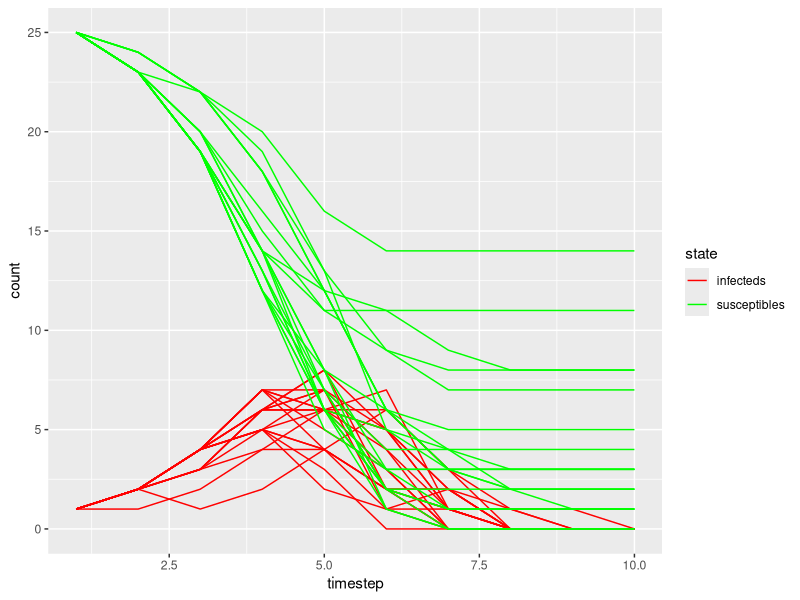
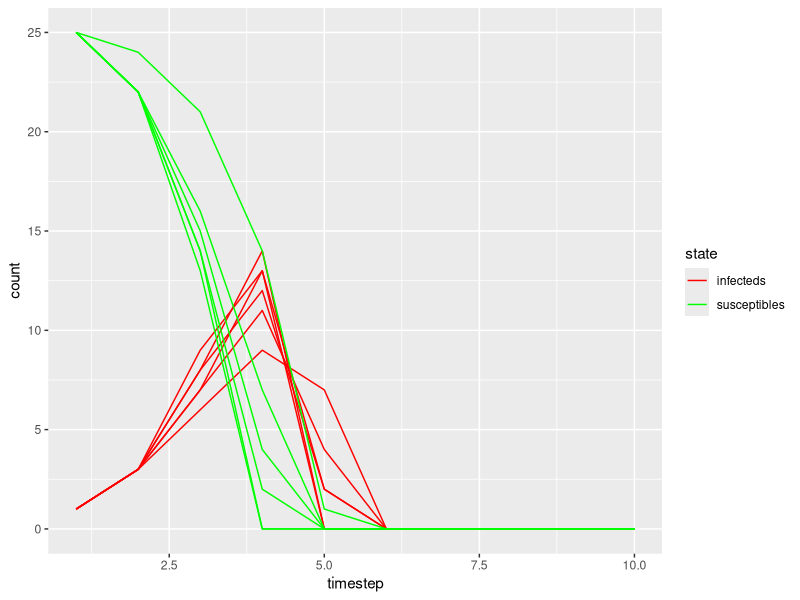
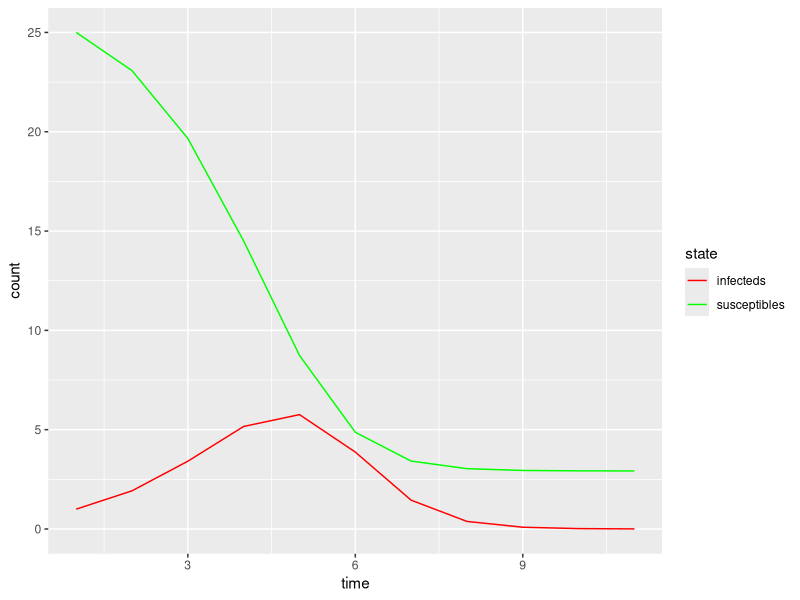
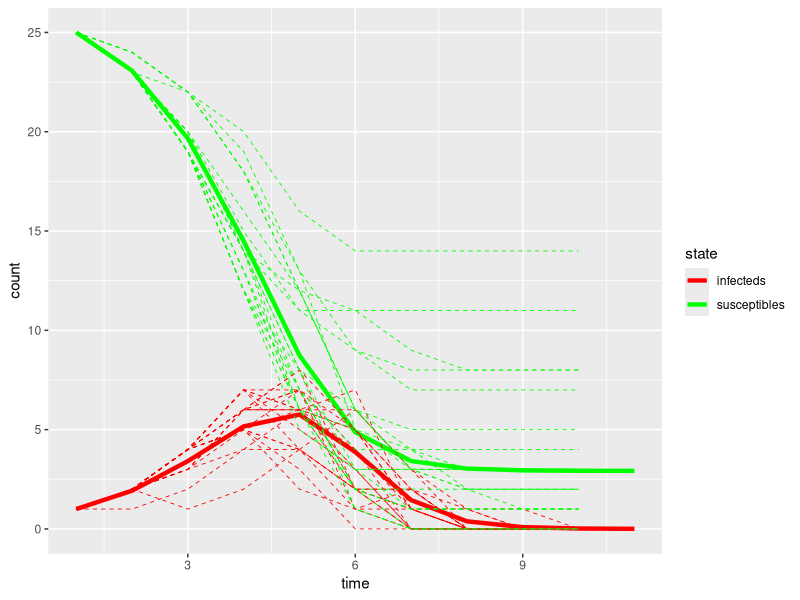
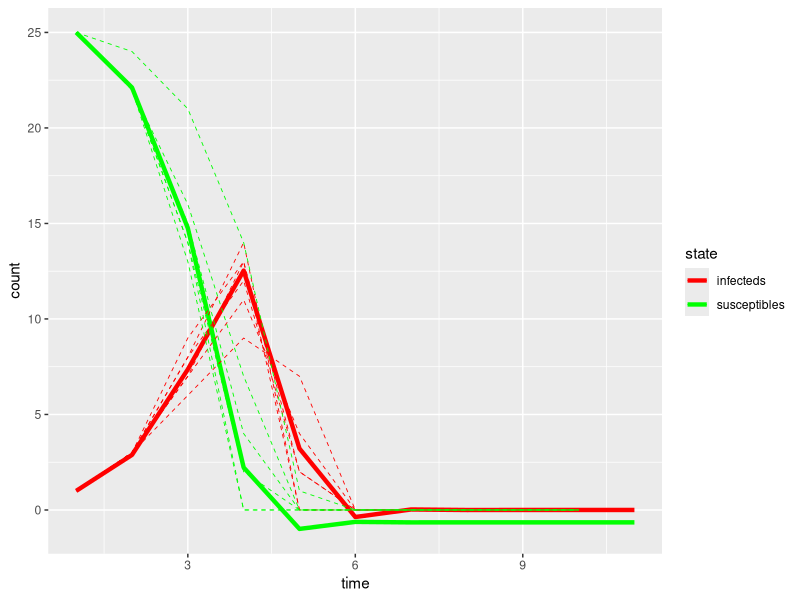
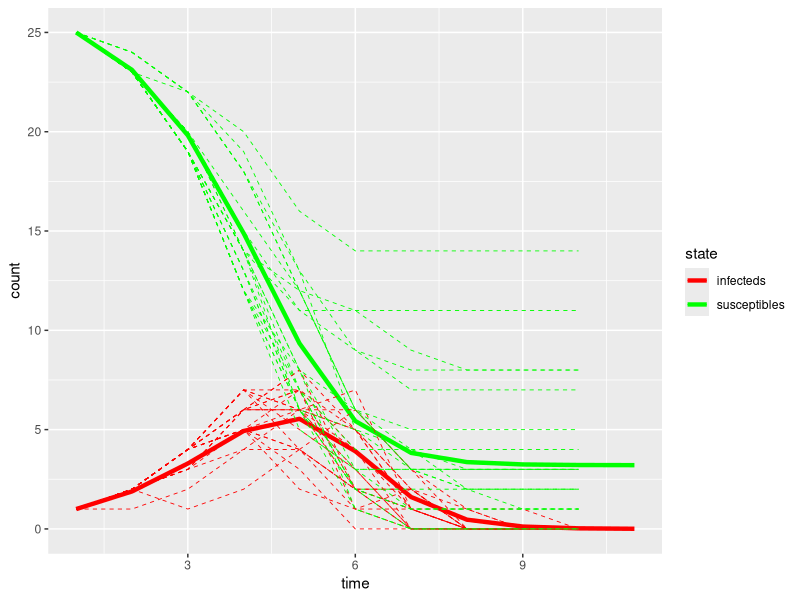

Write R code to recreate these figures, in order.
## Epidemic Cards Tutorial: computer exercise
## E2M2: Ecological and Epidemiological Modeling in Madagascar

## Sophia Horigan, 2022
## from Cara Brook

## By now, you've been exposed to some of the variety of model
## types used to understand infectious disease data. We'll now work
## with a few of those forms to explain our own data.

## By the end of this tutorial, you should be able to:
##
##  * Make a simple SIR model in discrete time.
##  * Visualize data from a time series of Infected and Susceptible case counts
##  * Fit a simple SIR model (i.e. estimate the transmission parameter) with 
##    logistic regression techniques.

library(plyr)
library(ggplot2)
library(dplyr)

rm(list=ls())
######################################################################
## Part 1: Visualizing your data

## Earlier, you played an epidemic card game and generated several time
## series of infecteds and susceptibles. Let's take a look at these data.

## (1) Import .csv file 
dat <-  read.csv("Epidemic_Cards.csv", header=T)

## (2) Take a look at the form of the dataset
head(dat)

## (3) Select a subset of these data, choosing just those with R0 value = 2 and name that object "dat.R0"
dat.R0 <- subset(dat, R0==2)
head(dat.R0)

## (4) Next,  define the length of our time series. Make a vector titled "time" that is the length of 
## the longest timestep in your dataset.
max(dat.R0$timestep)
time = seq(1,10,1)
time = 1:10


## Look at the vector:
time

## (5) Now, define a variable called "N" that equals your population size
N=26


## (5) Using your data, plot Infecteds over time, with a different line for each trial.
## Color all the Infecteds lines as red.
head(dat.R0)

# Because Cara likes ggplot, she wrote this code to convert the dataset into a form 
# that was better suited for plotting in ggplot

dat.R0.infecteds = dplyr::select(dat.R0, timestep, infecteds, trial, R0) #grab just the infecteds column
dat.R0.susceptibles = dplyr::select(dat.R0, timestep, susceptibles, trial, R0) # grab just the susceptibles column
dat.R0.infecteds$state <- "infecteds" #label
dat.R0.susceptibles$state <- "susceptibles" #label

names(dat.R0.infecteds) <- names(dat.R0.susceptibles) <- c("timestep", "count", "trial", "R0", "state") #make both datasets with the same names
dat.R0.new <- rbind(dat.R0.infecteds, dat.R0.susceptibles) #bind
head(dat.R0.new)

#plot infecteds and susceptibles together in ggplot
colz <- c('susceptibles'= "green", 'infecteds'="red")
p1<- ggplot(data=dat.R0.new) + 
    geom_line(data=subset(dat.R0.new, state=="infecteds"), aes(x=timestep, y=count, group=trial, color=state)) + scale_color_manual(values=colz)+
    geom_line(data=subset(dat.R0.new, state=="susceptibles"), aes(x=timestep, y=count, group=trial, color=state))
print(p1)


## (6) How do things change when R0 = 3? Go back above, and take a new subset of the
## data with R0 = 3, and repeat!

dat.R0.3 <- subset(dat, R0==3)
head(dat.R0.3)
#repeat above to format for ggplot
dat.R0.infecteds.3 = dplyr::select(dat.R0.3, timestep, infecteds, trial, R0)
dat.R0.susceptibles.3 = dplyr::select(dat.R0.3, timestep, susceptibles, trial, R0)
dat.R0.infecteds.3$state <- "infecteds"
dat.R0.susceptibles.3$state <- "susceptibles"

names(dat.R0.infecteds.3) <- names(dat.R0.susceptibles.3) <- c("timestep", "count", "trial", "R0", "state")
dat.R0.new.3 <- rbind(dat.R0.infecteds.3, dat.R0.susceptibles.3)
head(dat.R0.new.3)
tail(dat.R0.new.3)

# (7) and plot
p2<- ggplot(data=dat.R0.new.3) + 
  geom_line(data=subset(dat.R0.new.3, state=="infecteds"), aes(x=timestep, y=count, group=trial, color=state)) + scale_color_manual(values=colz)+
  geom_line(data=subset(dat.R0.new.3, state=="susceptibles"), aes(x=timestep, y=count, group=trial, color=state))
print(p2)

## What are the differences between the dynamics with R0=2 and R0=3? Why do you see these differences?

# R0 = 2 has fewer infections overall, slower progression of infection
# R0 = 3 has more infections overall, faster progression of infection
# more infectious disease

######################################################################
##Part 2: Modeling the epidemic

## Now let's build a model to recapture these data!

## We learned this week that models can take a variety of
## forms. The primary axes of model differentiation are: (1) discrete vs. 
## continuous treatment of time and (2) deterministic vs. stochastic model
## forms. Here, we model our epidemic from Epidemic Cards the game in discrete time.

## The version of the model we'll work with here has 3 state variables (susceptible,
## infected, and recovered), but since our population size is constant, we only 
## need to keep track of two of these, since we could always subtract to get the third.
## This is reason why we only kept track of susceptibles and infecteds
## in our game while counting cards.

## Our state variables are given as:

## S - the number of susceptibles in the population
## I - the number of infected/infectious individuals in the population

## and we have parameter, the basic reproduction number (R0). As we have already learned,
## R0 for a pathogen gives the expected number of new infectious individuals engendered by
## one infectious individual in a completely susceptible population.


## Recall that cards are placed in the 'infection pile' and stay there for exactly 1 round.
## In disease modeling, this assumption (that infection lasts for only 1 timestep) is the equivalent
## of saying that R0 = beta, your transmission rate.

## We would thus represent a simple discrete time model in the following form:

## S[t+1] = S[t] - (R0 * S[t]/N)*I[t]
## I[t+1]= (R0 * S[t]/N)*I[t]

## where S[t] indicates the population susceptible at time t and S[t+1]
## and  I[t] indicates the population infectious at time t and I[t+1].

## Now we have all the information we need to make our discrete time model.

## (8) First, let's print our time vector from above to make sure we still have all the 
## important information at hand. Do this here:
time


## (9) Then, we make two empty vectors called  model.I and model.S for the full duration of the
## time series. (Hint, make two vectors called 'model.I' and 'model.S' that are filled with the value
## 'NA' but are the same length as your vector 'time')
model.I <- rep(NA, length=length(time))
model.S <- rep(NA, length=length(time))


## (10) Now,  "seed" these vectors with our initial conditions of the numbers infected and susceptible.
## (Hint, write over index 1 of model.I and model.S with with one infected individual 25 susceptible individuals.
model.I[1] <- 1
model.S[1] <- 25

model.I
model.S

## (11) Now make an object called "R0" that specifies a value for R0. Use the same value of R0 from the first two rounds
## of the game.
R0=2
R0

## (12) Now, write a for-loop that iterates your discrete time model across the full length of the time series
## Essentially, write the R language that says the following:

##       for (all variables, t, in the length of our time vector){
##              run my discrete time model (hint, use the equations from above, lines 88 and 89)
##             }

## S[t+1] = S[t] - (R0 * S[t]/N)*I[t]
## I[t+1]= (R0 * S[t]/N)*I[t]

for(t in 1:length(time)){
  model.S[t+1] = model.S[t] - (R0 * model.S[t]/N)*model.I[t]
  model.I[t+1]= (R0 * model.S[t]/N)*model.I[t]
}

model.S
model.I


## (13) Now plot the infected output from your discrete time model in #13 and color it red.
## Since your infected vector is 11 places long, you will need to add timestep 11 to the end of your "times" vector to 
## plot against your model output. Label this new time vector as: time1_11
time1_11 <- c(time, 11)
time1_11

#make model output into a format you can plot with ggplot
model.dat <- cbind.data.frame(time1_11, model.S)
head(model.dat)
names(model.dat) <- c("time", "count")
model.dat$state <- "susceptibles"

model.dat.I <- cbind.data.frame(time1_11, model.I)
names(model.dat.I) <- c("time", "count")
model.dat.I$state <- "infecteds"
head(model.dat.I)

model.dat <- rbind(model.dat, model.dat.I)
## rbind() binds as rows

head(model.dat)
tail(model.dat)


## (14) And plot the model output.

p3 <- ggplot(data=model.dat) + geom_line(aes(x=time, y=count, color=state)) + scale_color_manual(values=colz)
print(p3)


## (15) Now, plot your model and data together.
# Make the data into thin, dashed lines and the model as thick, solid lines.
p4 <- ggplot(data=model.dat) + geom_line(aes(x=time, y=count, color=state), linewidth=1.5) + scale_color_manual(values=colz) +
  geom_line(data=subset(dat.R0.new, state=="infecteds"), aes(x=timestep, y=count, group=trial, color=state), linetype=2, size=.3) + 
  geom_line(data=subset(dat.R0.new, state=="susceptibles"), aes(x=timestep, y=count, group=trial, color=state), linetype=2, size=.3)
print(p4)


## How do things change when R0 = 3? 
## Go back above, change R0 = 3, and repeat!
R0 = 3


for(t in 1:length(time)){
  model.S[t+1] = model.S[t] - (R0 * model.S[t]/N)*model.I[t]
  model.I[t+1]= (R0 * model.S[t]/N)*model.I[t]
  
}

time1_11 <- c(time, 11)
time1_11

#reformat for ggplot
model.dat <- cbind.data.frame(time1_11, model.S)
## cbind() binds as columns
head(model.dat)
names(model.dat) <- c("time", "count")
model.dat$state <- "susceptibles"

model.dat.I <- cbind.data.frame(time1_11, model.I)
names(model.dat.I) <- c("time", "count")
model.dat.I$state <- "infecteds"
head(model.dat.I)

model.dat <- rbind(model.dat, model.dat.I)

#and plot it
p5 <- ggplot(data=model.dat) + geom_line(aes(x=time, y=count, color=state), size=1.5) + scale_color_manual(values=colz) +
  geom_line(data=subset(dat.R0.new.3, state=="infecteds"), aes(x=timestep, y=count, group=trial, color=state), linetype=2, size=.3) + 
  geom_line(data=subset(dat.R0.new.3, state=="susceptibles"), aes(x=timestep, y=count, group=trial, color=state), linetype=2, size=.3)
print(p5)

######################################################################
##Part 3: How likely are we to recover the observed data, assuming our model is true?

## How well does the model recapture the data?
## We see that there is variation from trial-to-trial in our data and that,
## sometimes, our model fits the data better than other times. Why might this
## be? Did we get the same time series of S and I every time we played a new trial?
## What does this tell us about the stochastic vs. deterministic nature of 
## the real world? 

## Usually we would not be so lucky as to know our model parameters (in this case, there is just
## one: R0) ahead of time. So let's fit a model with flexible parameters to our
## data and see how well it does.

######################################################################
##Part 4: Optimize parameters to 'fit' your model to your data

## Now, let's assume that we had only our data and wanted to produce a model that 
## 'fit' these data well without knowing R0 in advance. There are many methods used to
## fit models to data, and while this diversity can at first be daunting - like many
## things, this becomes easier with experience. We've already talked a lot about different
## model fitting techniques, and here, we'll just demonstrate one simple method that will just 
## minimize the sum of squared errors.


## (16) First, wrap your discrete time model above into a function called 
## "SIR.discrete.deterministic"
## with the following 2 input arguments: R0, time. Have it "return" a 
## dataframe of time, S, and I.

SIR.discrete.deterministic <- function(R0, time){
  
  N= 26
  model.S <- rep(NA, length(time))
  model.I <- rep(NA, length(time))
  
  model.S[1] <- 25
  model.I[1] <- 1
  
  for(t in 1:length(time)){
    model.S[t+1] = model.S[t] - (R0 * model.S[t]/N)*model.I[t]
    model.I[t+1]= (R0 * model.S[t]/N)*model.I[t]
    
  }
    time1_11 <- c(time, 11)
    time1_11
    
    model.dat <- cbind.data.frame(time1_11, model.S, model.I)
    head(model.dat)
    names(model.dat) <- c("time", "S", "I")
  
    
    return(model.dat)
  }
  
  
## (17) Test that your function is working by running the following line of script:
## out <- discrete.mod(R0=2, time=seq(1,10,1))

out <- SIR.discrete.deterministic(R0=2, time=seq(1,10,1))
head(out)


## (18) Write a function called "sum_sq" that calculates the sum of squared difference between your model
## and the data across all trials. 

## what is the sum of squares? How do we use it to fit a model?

## (Hint: This will include 4 steps: 
## 1. You will first need to run your model at your chosen parameters.
## 2. You will then need to add two columns labeled "I_predictions" and "S_predictions" to your dat.R0
##    dataset and fill with 'NAs'
## 3. You will then need to fill those columns with model predictions from step #1. This will 
##    require a for-loop over the unique trials.
## 4. You will need to calculate the sum of squared differences between all model predictions (both S
##    and I) from the data and return it from the function.)


## Here it is:
sum_sq <- function(par, real.dat, time){
  ## 1. You will first need to run your model at your chosen parameters.
  out.model <- SIR.discrete.deterministic(R0=par, time=time)
  
  ## 2. You will then need to add two columns labeled "I_predictions" and "S_predictions" to your dat.R0
  ##    dataset and fill with 'NAs'
  real.dat$I_predictions <- real.dat$S_predictions <- NA
  
  ## 3. You will then next to fill those columns with model predictions at the appropriate timesteps
  ##    like those from #21. This will require a double for-loop over the unique trials and timesteps.
  
  ## Infecteds first:
  for(i in 1:length(unique(real.dat$trial))){
    for(j in 1:length(unique(real.dat$timestep))){
      real.dat$I_predictions[real.dat$trial==i & real.dat$timestep==j] <- out.model$I[out.model$time==j]
    }
  }
  
  ## And Susceptibles:
  for(i in 1:length(unique(real.dat$trial))){
    for(j in 1:length(unique(real.dat$timestep))){
      real.dat$S_predictions[real.dat$trial==i & real.dat$timestep==j] <- out.model$S[out.model$time==j]
    }
  }
  
  ## 4. You will need to calculate the sum of squared differences between all model predictions (both S
  ##    and I) from the data and return it from the function.)
  
  ## First, get both S and I differences
  real.dat$S_differences <- real.dat$S_predictions - real.dat$susceptibles
  real.dat$I_differences <- real.dat$I_predictions - real.dat$infecteds
  
  ## Then, square them and add them:
  sum.of.sqs = sum(c(real.dat$S_differences, real.dat$I_differences)^2)
  
  return(sum.of.sqs)
  
}

## (19) Now, use the 'BFGS' method in the function optim() to minimize the difference between your model and 
## the data, and save the returned values as an object called 'out.optim'. 
## BFGS = Broyden, Fletcher, Goldfarb, Shanno = method (algorithm) to do this math
## Guess the value of R0 as 2, meaning that you should use the following input variables: 

out.optim = optim(par = 2, fn=sum_sq, real.dat=dat.R0, time=seq(1,10,1), method="BFGS")


## (20) Save out.optim$par as the object R0.fit. How close is your value to R0=2? Why might it be different?
R0.fit <- out.optim$par


## (21) Now run your model with the new value R0.fit and save the output as "new.model"
new.model = SIR.discrete.deterministic(R0=R0.fit, time = time)
head(new.model)


## (22) Plot your new model output and compare with the data. 
#First plot your model I and S predictions

#Reformat for ggplot
new.mod.S <- dplyr::select(new.model, time, S)
new.mod.I <- dplyr::select(new.model, time, I)
names(new.mod.I) <- names(new.mod.S) <- c("time", "count")
new.mod.I$state = "infecteds"
new.mod.S$state = "susceptibles"

new.model <- rbind(new.mod.I, new.mod.S)
head(new.model)

#and plot it with the data
p6 <- ggplot(data=new.model) + geom_line(aes(x=time, y=count, color=state), size=1.5) + scale_color_manual(values=colz) +
  geom_line(data=subset(dat.R0.new, state=="infecteds"), aes(x=timestep, y=count, group=trial, color=state), linetype=2, size=.3) + 
  geom_line(data=subset(dat.R0.new, state=="susceptibles"), aes(x=timestep, y=count, group=trial, color=state), linetype=2, size=.3)
print(p6)


## How well does our fitted model recapture our data, as compared with our
## 'true model', plotted above in p5?
# better! why? bc we optimized, we didn't just guess.


## What does this tell us about the model fit?
# more runs

## Try again, this time fitting the subset of the data for which R0 = 3. How well do you do at fitting the
## correct value here? Is it closer or not as close to your true R0 value as when you fit the subset for 
## R0 = 2? Why might this be?






